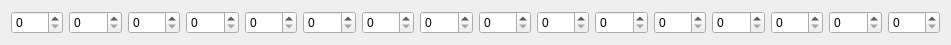
   <widget class="QWidget" name="layoutWidget">
    <property name="geometry">
     <rect>
      <x>10</x>
      <y>210</y>
      <width>951</width>
      <height>41</height>
     </rect>
    </property>
    <layout class="QHBoxLayout" name="horizontalLayout_4">
     <item>
      <widget class="QSpinBox" name="sbPPQ1"/>
     </item>
     <item>
      <widget class="QSpinBox" name="sbPPQ2"/>
     </item>
     <item>
      <widget class="QSpinBox" name="sbPPQ3"/>
     </item>
     <item>
      <widget class="QSpinBox" name="sbPPQ4"/>
     </item>
     <item>
      <widget class="QSpinBox" name="sbPPQ5"/>
     </item>
     <item>
      <widget class="QSpinBox" name="sbPPQ6"/>
     </item>
     <item>
      <widget class="QSpinBox" name="sbPPQ7"/>
     </item>
     <item>
      <widget class="QSpinBox" name="sbPPQ8"/>
     </item>
     <item>
      <widget class="QSpinBox" name="sbPPQ9"/>
     </item>
     <item>
      <widget class="QSpinBox" name="sbPPQ10"/>
     </item>
     <item>
      <widget class="QSpinBox" name="sbPPQ11"/>
     </item>
     <item>
      <widget class="QSpinBox" name="sbPPQ12"/>
     </item>
     <item>
      <widget class="QSpinBox" name="sbPPQ13"/>
     </item>
     <item>
      <widget class="QSpinBox" name="sbPPQ14"/>
     </item>
     <item>
      <widget class="QSpinBox" name="sbPPQ15"/>
     </item>
     <item>
      <widget class="QSpinBox" name="sbPPQ16"/>
     </item>
    </layout>
   </widget>
